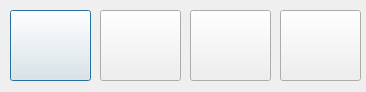
<?xml version="1.0" encoding="UTF-8"?>
<ui version="4.0">
 <class>Oficjalne_media</class>
 <widget class="QDialog" name="Oficjalne_media">
  <property name="geometry">
   <rect>
    <x>0</x>
    <y>0</y>
    <width>366</width>
    <height>92</height>
   </rect>
  </property>
  <property name="windowTitle">
   <string>Oficjalne media</string>
  </property>
  <widget class="QPushButton" name="pushButton">
   <property name="geometry">
    <rect>
     <x>10</x>
     <y>10</y>
     <width>81</width>
     <height>71</height>
    </rect>
   </property>
   <property name="text">
    <string/>
   </property>
   <property name="icon">
    <iconset resource="Resources.qrc">
     <normaloff>:/jpg/Zdjecia/f164.png</normaloff>:/jpg/Zdjecia/f164.png</iconset>
   </property>
   <property name="iconSize">
    <size>
     <width>64</width>
     <height>64</height>
    </size>
   </property>
  </widget>
  <widget class="QPushButton" name="pushButton_2">
   <property name="geometry">
    <rect>
     <x>100</x>
     <y>10</y>
     <width>81</width>
     <height>71</height>
    </rect>
   </property>
   <property name="text">
    <string/>
   </property>
   <property name="icon">
    <iconset resource="Resources.qrc">
     <normaloff>:/jpg/Zdjecia/124010.png</normaloff>:/jpg/Zdjecia/124010.png</iconset>
   </property>
   <property name="iconSize">
    <size>
     <width>64</width>
     <height>64</height>
    </size>
   </property>
  </widget>
  <widget class="QPushButton" name="pushButton_3">
   <property name="geometry">
    <rect>
     <x>190</x>
     <y>10</y>
     <width>81</width>
     <height>71</height>
    </rect>
   </property>
   <property name="text">
    <string/>
   </property>
   <property name="icon">
    <iconset resource="Resources.qrc">
     <normaloff>:/jpg/Zdjecia/twitter-logo-vector-png-clipart-1.png</normaloff>:/jpg/Zdjecia/twitter-logo-vector-png-clipart-1.png</iconset>
   </property>
   <property name="iconSize">
    <size>
     <width>64</width>
     <height>64</height>
    </size>
   </property>
  </widget>
  <widget class="QPushButton" name="pushButton_4">
   <property name="geometry">
    <rect>
     <x>280</x>
     <y>10</y>
     <width>81</width>
     <height>71</height>
    </rect>
   </property>
   <property name="text">
    <string/>
   </property>
   <property name="icon">
    <iconset resource="Resources.qrc">
     <normaloff>:/jpg/Zdjecia/1590430652red-youtube-logo-png-xl.png</normaloff>:/jpg/Zdjecia/1590430652red-youtube-logo-png-xl.png</iconset>
   </property>
   <property name="iconSize">
    <size>
     <width>64</width>
     <height>64</height>
    </size>
   </property>
  </widget>
 </widget>
 <resources>
  <include location="Resources.qrc"/>
 </resources>
 <connections/>
</ui>
